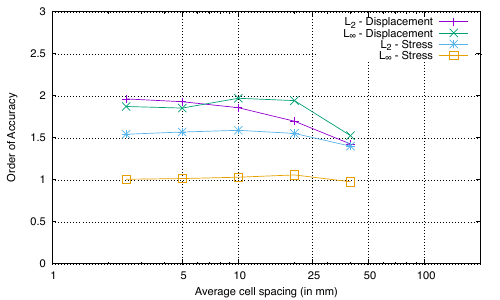

Here is the gnuplot script that generated this plot:
# Attempt to retrieve the TIMES_FILE environment variable
# Note: you should source the USER_VARIABLE_NAMES file before running this
# script, i.e. "source USER_VARIABLE_NAMES && gnuplot dispErrors.gnuplot"
datafile = system("echo $TIMES_FILE.orderOfAccuracy")

# Check if TIMES_FILE is not defined or is an empty string
if (strlen(datafile) == 0) {
    print "Error: TIMES_FILE environment variable is not defined."
    print "You should source the USER_VARIABLE_NAMES file first"
    print "e.g. source USER_VARIABLE_NAMES && gnuplot dispErrors.gnuplot"
    exit
} else {
    print "Data file is: ", datafile
}

set term pdfcairo dashed enhanced
set datafile separator " "

set output "orderOfAccuracy.pdf"

#set size ratio 1

#set style line 1 linecolor rgb 'black' linetype 6 linewidth 1 ps 1
#set style line 2 linecolor rgb 'red' linetype 4 linewidth 1 ps 1 dashtype 2
#set style line 3 linecolor rgb 'blue' linetype 2 linewidth 1 ps 1 dashtype 3
#set style line 4 linecolor rgb 'green' linetype 1 linewidth 1 ps 1 dashtype 4

set grid
set xrange [1:200]
set yrange [0:3]
set xtics
set xtics add (5, 25, 50)
set ytics
set logscale x
#set logscale y
#set ytics 0.002
set xlabel "Average cell spacing (in mm)"
set ylabel "Order of Accuracy"
set key right top;

# Average mesh spacing of mesh1
dx=0.04

# Assume the mesh spacing is being halved for each succesive mesh
plot \
    datafile using (1e3*dx/(2**($0))):2 skip 1 w lp t "L_2 - Displacement", \
    datafile using (1e3*dx/(2**($0))):3 skip 1 w lp t "L_∞ - Displacement", \
    datafile using (1e3*dx/(2**($0))):4 skip 1 w lp t "L_2 - Stress", \
    datafile using (1e3*dx/(2**($0))):5 skip 1 w lp t "L_∞ - Stress"

